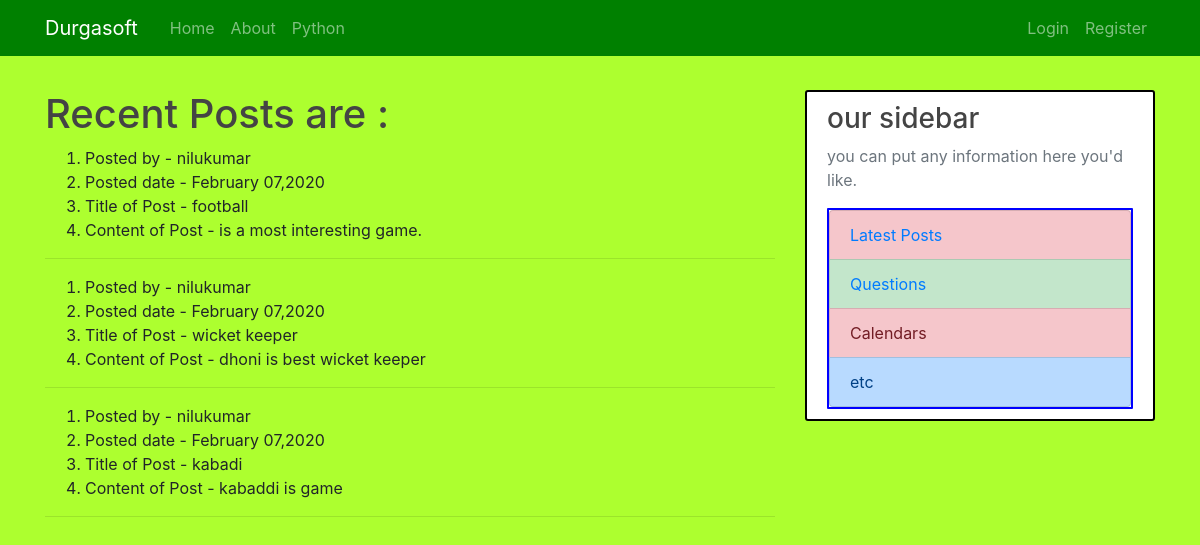
Screenshot of /latest-posts/ with the database file from the repository.
### blog/models.py (models this page shows, shortened)
class Post(models.Model):
    title=models.CharField(max_length=100)
    content=models.TextField()
    date_posted=models.DateField(default=timezone.now)
    author=models.ForeignKey(User,on_delete=models.CASCADE)

### blog/views.py (the view)
# urls.py: path('latest-posts/',views.LatestListView, name='latest_posts'),
def LatestListView(request):
    latest_posts = Post.objects.all().order_by('-date_posted')[:3]
    return render(request,'blog/latest_posts.html',
                  {'latest_posts':latest_posts})

### templates/blog/latest_posts.html (shortened to what this page needs)
<!DOCTYPE html>
<html lang="en">
<head>
</head>
<body style="background-color: greenyellow">
{% extends 'blog/base.html' %}
{% block content %}
  <h1>Recent Posts are :</h1>
  {% for latest_post in latest_posts %}
      <ol>
        <li>Posted by - {{ latest_post.author}}</li>
        <li>Posted date - {{ latest_post.date_posted|date:'F d,Y' }}</li>
        <li>Title of Post - {{ latest_post.title }}</li>
        <li> Content of Post - {{ latest_post.content }}</li>
      </ol>
      <hr>
  {% endfor %}
{% endblock %}

### blog/static/blog/main.css (style rules this page uses)
body { margin-top: 90px; }
h1, h2, h3, h4, h5, h6 { color: #444444; }

### rows the page displays
Post: author "nilukumar", date_posted "February 07,2020", title "football", content "is a most interesting game."
Post: author "nilukumar", date_posted "February 07,2020", title "wicket keeper", content "dhoni is best wicket keeper"
Post: author "nilukumar", date_posted "February 07,2020", title "kabadi", content "kabaddi is game"
